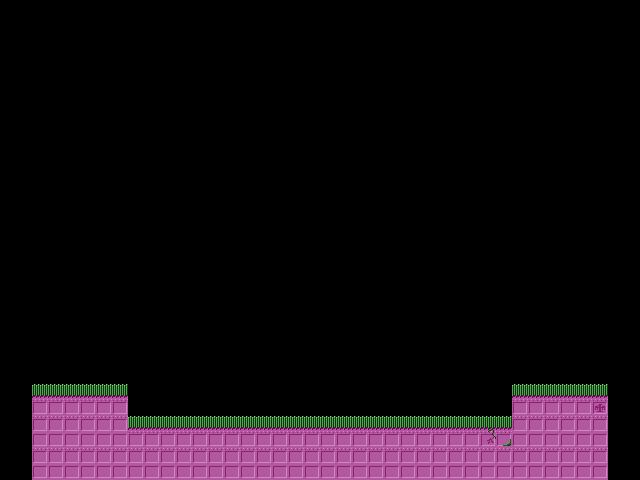

A 2D game scene composited from a Tiled map and its tileset images. What follows is a short description and the map's XML, with each tile layer's data collapsed to a summary:
An orthogonal 20x15 tile map with 32x32 px tiles, 1 tile layer (Layer 0) and 1 object (spawn).

<map version="1.0" orientation="orthogonal" width="20" height="15" tilewidth="32" tileheight="32"><tileset firstgid="1" name="Tileset" tilewidth="32" tileheight="32"><image source="Tileset.png" /></tileset><layer name="Layer 0" width="20" height="15"><data>[300 cells, 42 non-empty, 4 distinct tile ids]</data></layer><objectgroup name="Layer 1" width="20" height="15"><object name="P1" type="spawn" x="96" y="320"><polygon points="0,0 32,0 32,32 0,32 0,0 32,0" /></object></objectgroup></map>